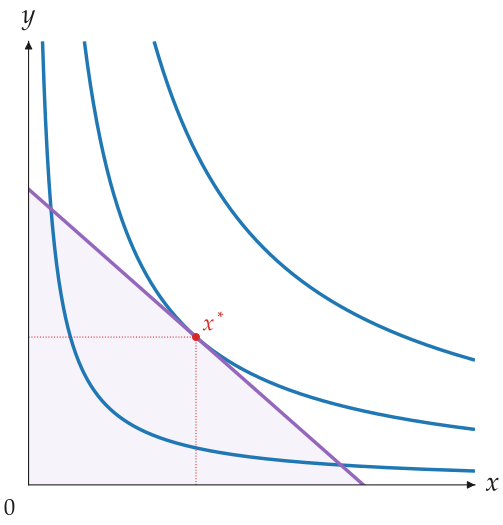

Recreate this plot in Python.
from dataclasses import replace

from utility_viz import Canvas, levels, solve, themes
from utility_viz.models import CobbDouglas

model = CobbDouglas(alpha=0.5, beta=0.5)
eq = solve(model, px=2.0, py=3.0, income=30.0)

# theme colours with manual line weights
theme = replace(
    themes.presentation,
    background_color="#ffffff",
    ic_linewidth=2.6,
    budget_linewidth=2.6,
    eq_markersize=5.0,
)

cvs = Canvas(x_max=20, y_max=15, x_label="$x$", y_label="$y$", theme=theme)
cvs.add_utility(model, levels=levels.around(eq.utility, n=3))
cvs.add_budget(2.0, 3.0, 30.0, fill=True)
cvs.add_equilibrium(eq)
cvs.save("theme_presentation.png")
